Frame 1 (no input): blank canvas, image omitted
Frame 60 (no input): blank canvas, image omitted
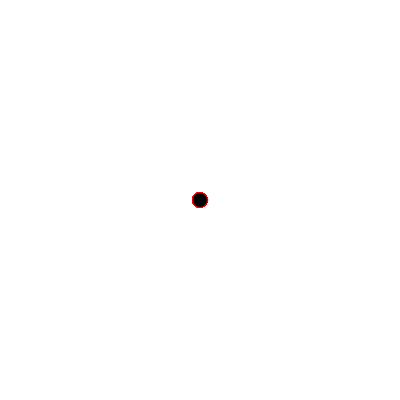
Frame 120 (the mouse pressed at the canvas centre since frame 60)

The p5.js sketch whose frames 1 and 60 were blank and that drew this single picture after the mouse press (run headless with seeded random() and noise() and a simulated clock; from frame 60 on, the mouse is pressed at the canvas centre):

// p5.js sketch
// ── sketch.js
function setup() {
    createCanvas(400, 400);
    background("white");
  }
  
  function draw() {
    stroke("red");
    fill("black");
  
    //console.log(mouseIsPressed);
  
    if (mouseIsPressed) circle(mouseX, mouseY, 15, 35);
  }
  
